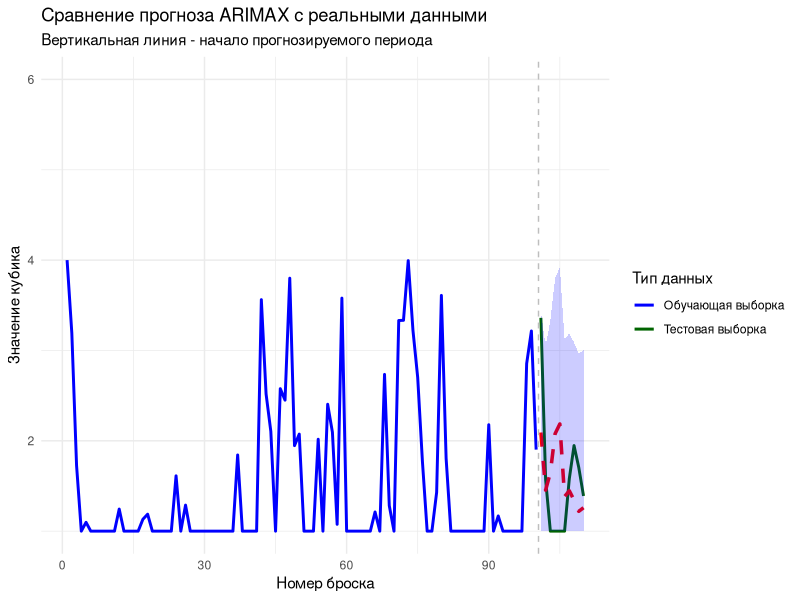

This figure's R source:
# Установка seed для воспроизводимости
set.seed(123)

# Параметры
n_train <- 100  # Данные для обучения
n_test <- 10    # Данные для тестирования
n_total <- n_train + n_test
n_dice <- 10    # Число кубиков

# 1. Генерация коррелированных кубиков
library(clusterGeneration)
library(MASS)

# Создаем корреляционную матрицу
cor_matrix <- genPositiveDefMat(n_dice, covMethod = "eigen")$Sigma
cor_matrix <- cov2cor(cor_matrix)

# Генерируем броски кубиков
dice_rolls <- floor(pnorm(mvrnorm(n_total, rep(0, n_dice), cor_matrix)) * 6) + 1

# 2. Random Walk для 10-го кубика с влиянием других
weights <- runif(n_dice - 1, -0.3, 0.3)
rw_10 <- numeric(n_total)
rw_10[1] <- dice_rolls[1, 10]

for (t in 2:n_total) {
  influence <- sum(weights * dice_rolls[t - 1, 1:9])
  rw_10[t] <- rw_10[t - 1] + influence + sample(-1:1, 1)
  rw_10[t] <- max(min(rw_10[t], 6), 1)
}

# 3. Разделение на обучающую и тестовую выборки
y_train <- rw_10[1:n_train]
y_test <- rw_10[(n_train+1):n_total]
xreg_train <- dice_rolls[1:n_train, 1:9, drop = FALSE]
xreg_test <- dice_rolls[(n_train+1):n_total, 1:9, drop = FALSE]

# 4. Подбор и прогноз ARIMAX
library(forecast)
fit <- auto.arima(y_train, xreg = xreg_train)
forecast_result <- forecast(fit, h = n_test, xreg = xreg_test)

# Ограничиваем прогнозные значения
forecast_mean <- pmin(pmax(as.numeric(forecast_result$mean), 1), 6)
forecast_lower <- pmin(pmax(as.numeric(forecast_result$lower[, 2]), 1), 6)
forecast_upper <- pmin(pmax(as.numeric(forecast_result$upper[, 2]), 1), 6)

# 5. Сравнение прогноза с реальными данными
comparison <- data.frame(
  Roll = (n_train+1):n_total,
  Actual = y_test,
  Forecast = forecast_mean,
  Lower = forecast_lower,
  Upper = forecast_upper,
  Error = forecast_mean - y_test
)

# Выводим таблицу сравнения
print(comparison)

# 6. Визуализация
library(ggplot2)
plot_data <- data.frame(
  Roll = 1:n_total,
  Value = rw_10,
  Type = c(rep("Обучающая выборка", n_train), rep("Тестовая выборка", n_test)),
  Forecast = c(rep(NA, n_train), forecast_mean),
  Lower = c(rep(NA, n_train), forecast_lower),
  Upper = c(rep(NA, n_train), forecast_upper)
)

ggplot(plot_data, aes(x = Roll)) +
  geom_line(aes(y = Value, color = Type), linewidth = 1) +
  geom_line(aes(y = Forecast), color = "red", linetype = "dashed", linewidth = 1.2) +
  geom_ribbon(aes(ymin = Lower, ymax = Upper), alpha = 0.2, fill = "blue") +
  geom_vline(xintercept = n_train + 0.5, linetype = "dashed", color = "gray") +
  labs(title = "Сравнение прогноза ARIMAX с реальными данными",
       subtitle = "Вертикальная линия - начало прогнозируемого периода",
       x = "Номер броска", y = "Значение кубика",
       color = "Тип данных") +
  ylim(1, 6) +
  theme_minimal() +
  scale_color_manual(values = c("Обучающая выборка" = "blue", "Тестовая выборка" = "darkgreen"))

# 7. Оценка точности прогноза
cat("\nСредняя абсолютная ошибка (MAE):", mean(abs(comparison$Error)), "\n")
cat("Среднеквадратичная ошибка (MSE):", mean(comparison$Error^2), "\n")
